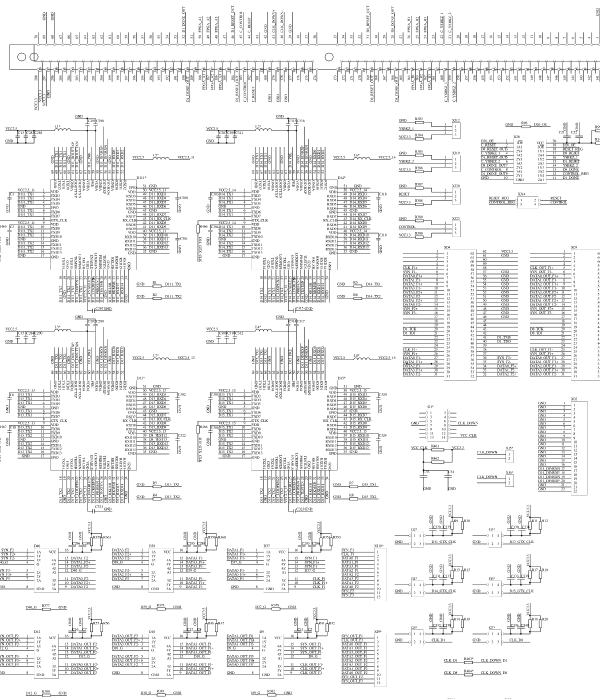
#> input picture test.jpg, 1799 x 2096 px (shown at 1/3 size)
$ python python.py
#> lines starting #> are read from the running program, lines starting #| are printed output that depends on the picture
import cv2 as cv
import os
import numpy as np
from PIL import Image
# [23 lines of commented-out code are left out]


img = cv.imread('test.jpg',0)
#> img is the input picture: shape (2096, 1799); min 0, max 255, mean 239.4
mat = np.array(img)
hangshu = mat.shape[0]
#> hangshu = 2096
lieshu = mat.shape[1]
#> lieshu = 1799
mid = np.zeros((int(hangshu / 2)+1, int(lieshu / 2) + 1))
a = 0
b = 0
for i in range(hangshu):
    if int(i / 2) == i / 2:
        b = 0
        for j in range(lieshu):
            if int(j / 2) == j / 2:
                mid[a][b] = mat[i][j]
                b = b + 1
        a = a + 1
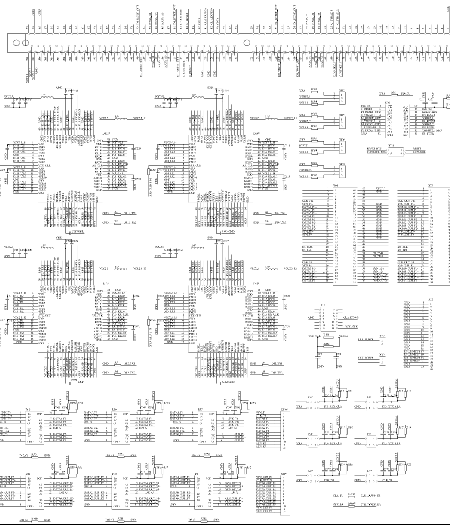
#> mid: shape (1049, 900) float64 (shown at 1/2 size); min 0, max 255, mean 238.8
#> after the loop, a = 1048
mg2 = Image.fromarray(mid)
# cv.imwrite(os.path.join(path, filename), mg2)
mg2.convert('RGB').save('C:/Users/m/Desktop/resize.jpg','JPEG')
# [70 lines of commented-out code are left out]
